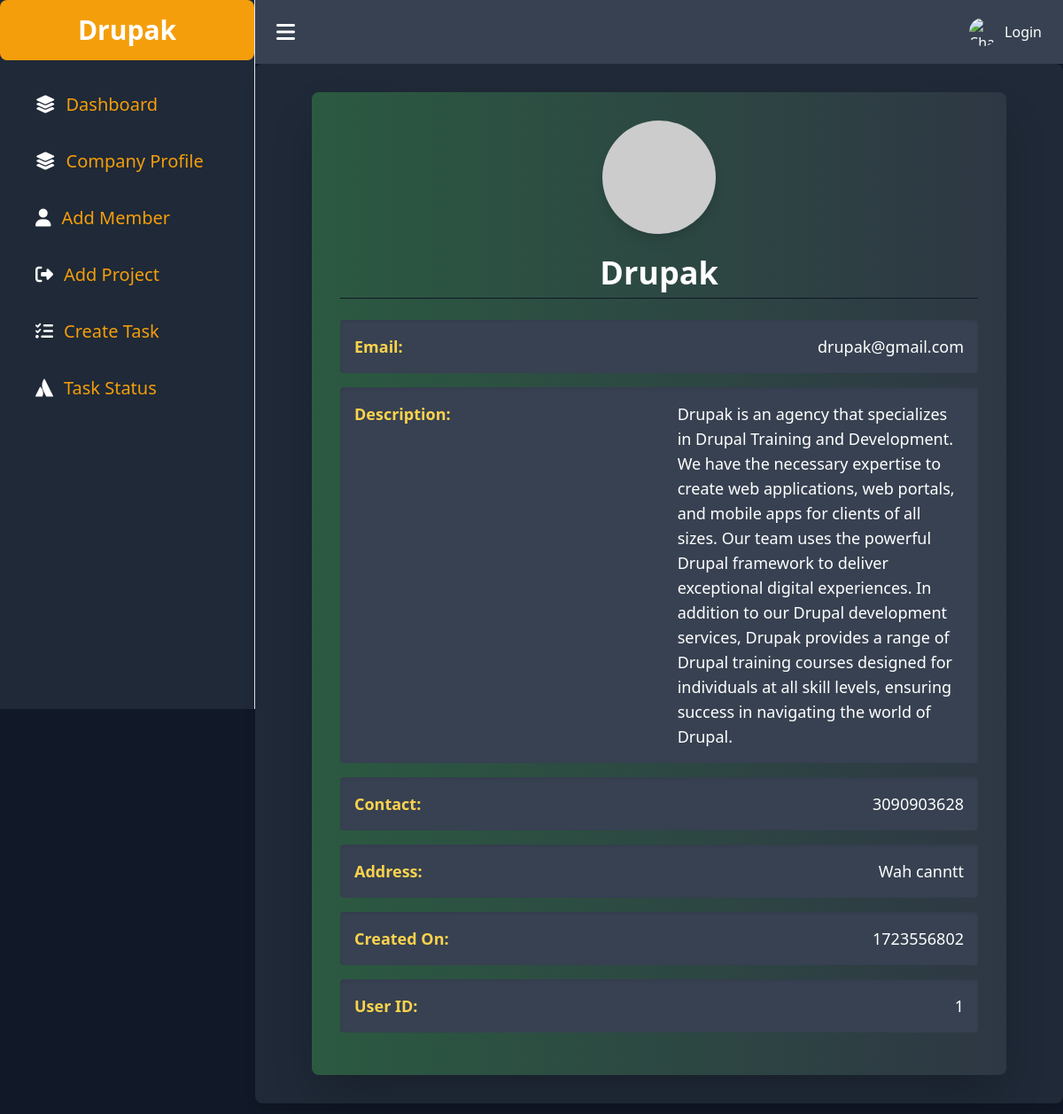
The app's page /companies.php?page=com_profile&comp_id=1 with its own data.
### tables this page shows
CREATE TABLE `company_profile` (
  `com_id` int(100) NOT NULL,
  `com_name` varchar(100) NOT NULL,
  `com_email` varchar(100) NOT NULL,
  `comp_desc` text NOT NULL,
  `contact` bigint(100) NOT NULL,
  `comp_address` varchar(250) NOT NULL,
  `created_on` bigint(250) NOT NULL,
  `uid` int(100) NOT NULL
);

### com_profile.php (the view, shortened to what this page needs)
<?php
include 'include/connect.php';
$comp_id = $_GET['comp_id'];
$query = $pdo->prepare("SELECT * FROM `company_profile` WHERE company_profile.com_id = :comp_id");
$params = [
    ':comp_id' => $comp_id
];
$query->execute($params);
$result = $query->fetch(PDO::FETCH_ASSOC);
?>
<!DOCTYPE html>
<html lang="en">
<head>
    <link href="https://cdn.jsdelivr.net/npm/tailwindcss@2.2.19/dist/tailwind.min.css" rel="stylesheet">
</head>
<body class="bg-gray-900 text-white flex items-center justify-center min-h-screen">
    <div class="w-full h-full flex items-center justify-center p-4">
        <div
            class="custom-gradient-bg p-8 rounded-lg shadow-2xl transform transition duration-500 hover:scale-105 max-w-7xl w-full mx-4 md:mx-8 fade-in">
            <div class="flex justify-center mb-6">
                <img src="https://via.placeholder.com/150" alt="Company Logo"
                    class="rounded-full shadow-lg w-32 h-32 object-cover">
            </div>
            <div class="text-center mb-6">
                <h2 class="text-3xl md:text-4xl font-extrabold text-white border-b border-gray-900 pb-2">
                    <?= htmlspecialchars($result['com_name']); ?>
                </h2>
            </div>
            <div class="bg-gray-700 p-4 rounded mb-4 shadow-inner">
                <div class="flex justify-between">
                    <p class="text-lg font-semibold text-yellow-300">Email:</p>
                    <p class="text-lg"><?= htmlspecialchars($result['com_email']); ?></p>
                </div>
            </div>
            <div class="bg-gray-700 p-4 rounded mb-4 shadow-inner">
                <div class="flex justify-between">
                    <p class="text-lg font-semibold text-yellow-300">Description:</p>
                    <p class=" pl-64 text-lg"><?= htmlspecialchars($result['comp_desc']); ?></p>
                </div>
            </div>
            <div class="bg-gray-700 p-4 rounded mb-4 shadow-inner">
                <div class="flex justify-between">
                    <p class="text-lg font-semibold text-yellow-300">Contact:</p>
                    <p class="text-lg"><?= htmlspecialchars($result['contact']); ?></p>
                </div>
            </div>
            <div class="bg-gray-700 p-4 rounded mb-4 shadow-inner">
                <div class="flex justify-between">
                    <p class="text-lg font-semibold text-yellow-300">Address:</p>
                    <p class="text-lg"><?= htmlspecialchars($result['comp_address']); ?></p>
                </div>
            </div>
            <div class="bg-gray-700 p-4 rounded mb-4 shadow-inner">
                <div class="flex justify-between">
                    <p class="text-lg font-semibold text-yellow-300">Created On:</p>
                    <p class="text-lg"><?= htmlspecialchars($result['created_on']); ?></p>
                </div>
            </div>
            <div class="bg-gray-700 p-4 rounded mb-4 shadow-inner">
                <div class="flex justify-between">
                    <p class="text-lg font-semibold text-yellow-300">User ID:</p>
                    <p class="text-lg"><?= htmlspecialchars($result['uid']); ?></p>
                </div>
            </div>
        </div>
    </div>
</body>
</html>

### companies.php (shortened to what this page needs)
<?php
include 'include/connect.php';
$comp_id = $_GET['comp_id'];
$query = $pdo->prepare("SELECT * FROM `company_profile` WHERE company_profile.com_id = :comp_id");
$params = [
    ':comp_id' => $comp_id
];
$query->execute($params);
$result = $query->fetch(PDO::FETCH_ASSOC);
?>
<!DOCTYPE html>
<html lang="en">
<head>
    <link href="https://cdn.jsdelivr.net/npm/tailwindcss@2.2.19/dist/tailwind.min.css" rel="stylesheet">
    <link rel="stylesheet" href="https://cdnjs.cloudflare.com/ajax/libs/font-awesome/6.6.0/css/all.min.css"
 />
</head>
<body class="bg-gray-900 text-white">
    <div class="flex min-h-screen">
        <aside
            class="flex flex-col text-white w-72 h-screen   overflow-y-auto bg-gray-800 border-r rtl:border-r-0 rtl:border-l dark:bg-gray-900 dark:border-gray-700 transition-all duration-300">
            <a class="text-center py-4 rounded-lg bg-yellow-500"
                href="companies.php?page=com_profile&comp_id=<?php echo $result['com_id'] ?>">
                <span class="text-3xl text-white text-center font-bold"><?php echo $result['com_name'] ?></span>
            </a>
            <div class="flex flex-col justify-between text-white flex-1 mt-6">
                <nav class="flex-1 space-y-3">
                    <li class="px-10 py-3 list-none hover:bg-gray-700">
                        <a class="flex items-center text-yellow-500 text-xl gap-3 hover:text-white"
                            href="companies.php?page=companyDash&comp_id=<?php echo $comp_id; ?>">
                            <i class=" text-white fa-solid fa-layer-group"></i><span class="flex-1"> Dashboard</span>
                        </a>
                    </li>
                    <li class="px-10 py-3 list-none hover:bg-gray-700">
                        <a class="flex items-center text-yellow-500 text-xl gap-3 hover:text-white"
                            href="companies.php?page=com_profile&comp_id=<?php echo $comp_id; ?>">
                            <i class="text-white fa-solid fa-layer-group"></i><span class="flex-1">Company
                                Profile</span>
                        </a>
                    </li>
                    <li class="px-10 py-3  list-none hover:bg-gray-700">
                        <a class="flex items-center text-yellow-500 text-xl gap-3 hover:text-white"
                            href="companies.php?page=register&status=member&comp_id=<?php echo $comp_id; ?>">
                            <i class="text-white fa-solid fa-user"></i> <span class="flex-1">Add Member</span>
                        </a>
                    </li>
                    <li class="px-10 py-3  list-none hover:bg-gray-700">
                        <a class="flex items-center text-yellow-500 text-xl gap-3 hover:text-white"
                            href="companies.php?page=project&status=project&comp_id=<?php echo $comp_id; ?>">
                            <i class="text-white fa-solid fa-right-from-bracket"></i> <span class="flex-1">Add
                                Project</span>
                        </a>
                    </li>
                    <li class="px-10 py-3  list-none hover:bg-gray-700">
                        <a class="flex items-center text-yellow-500 text-xl gap-3 hover:text-white"
                            href="companies.php?page=createtask&comp_id=<?php echo $comp_id; ?>">
                            <i class="text-white fa-solid fa-list-check"></i> <span class="flex-1">Create Task</span>
                        </a>
                    </li>
                    <li class="px-10 py-3  list-none hover:bg-gray-700">
                        <a class="flex items-center text-yellow-500 text-xl gap-3 hover:text-white"
                            href="companies.php?page=task_Status&comp_id=<?php echo $comp_id; ?>">
                            <i class="text-white fa-brands fa-atlassian"></i> <span class="flex-1"> Task Status</span>
                        </a>
                    </li>
                </nav>
            </div>
        </aside>
        <div class="flex-1 ">
            <nav class="bg-gray-700 text-white flex items-center justify-between py-5 px-6">
                <a class="cursor-pointer font-bold text-2xl">
                    <i class="fa-solid fa-bars"></i>
                </a>
                <div class="flex items-center space-x-4">
                    <ul class="flex items-center space-x-4">
                        <li class="relative" x-data="{ open: false }">
                            <a class="flex items-center cursor-pointer hidden sm:flex" @click="open = !open">
                                <img src="https://img.freepik.com/premium-photo/futuristic-robotic-woman-standing-proudly-futuristic-building-science-fiction_1099938-1.jpg?ga=GA1.1.2046820249.1709015459"
                                    class="w-8 h-8 rounded-full mr-2" alt="Charles Hall">
                                <span class="text-dark">
                                    <?php
                                    if (isset($_SESSION['isLogin'])) {
                                        print ucwords($_SESSION['user_name']);
                                    } else {
                                        print "Login";
                                    }
                                    ?></span>
                            </a>
                        </li>
                    </ul>
                </div>
            </nav>
            <div id="projects" class="bg-gray-800 min-h-screen  p-4 rounded-lg shadow-lg mb-8">
                <main class="flex-1 text-white flex items-center justify-center  bg-gray-800">
                    <?php if (isset($_GET['page'])) {
                        include $_GET['page'] . '.php';
                    } else {
                        include 'dashboard.php';
                    } ?>
                </main>
            </div>
        </div>
    </div>
</body>
</html>

### com_profile.php (style rules this page uses)
.fade-in { animation: fadeIn ease 2s; }
.custom-gradient-bg { background: linear-gradient(to right, #4b55, #FFF1); }

### records on screen
company_profile: com_name "Drupak", com_email "drupak@gmail.com", comp_desc "Drupak is an agency that specializes in Drupal Training and Development. We have the necessary expertise to create web applications, web portals, and mobile apps for clients of all sizes. Our team uses the powerful Drupal framework to deliver exceptional digital experiences. In addition to our Drupal development services, Drupak provides a range of Drupal training courses designed for individuals at all skill levels, ensuring success in navigating the world of Drupal.", contact "3090903628", comp_address "Wah canntt", created_on "1723556802", uid "1"
